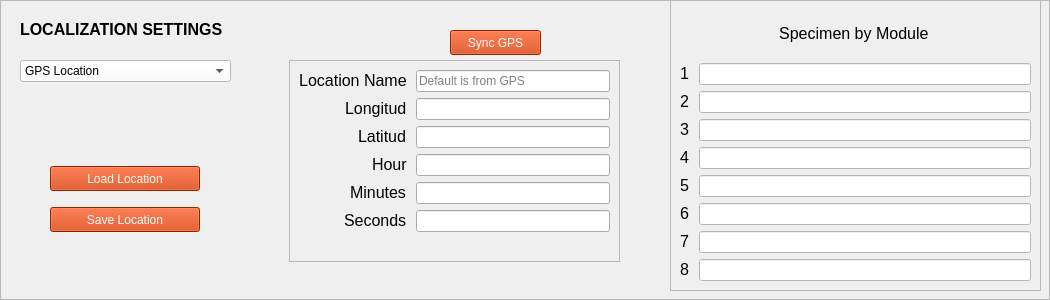
									<widget class="QFrame" name="main_tab_LocalizationSettings_Frame">
										<property name="minimumSize">
											<size>
												<width>1000</width>
												<height>300</height>
											</size>
										</property>
										<property name="maximumSize">
											<size>
												<width>16777215</width>
												<height>16777215</height>
											</size>
										</property>
										<property name="frameShape">
											<enum>QFrame::StyledPanel</enum>
										</property>
										<property name="frameShadow">
											<enum>QFrame::Raised</enum>
										</property>
										<widget class="QLabel" name="main_tab_LocalizationSettings_Label">
											<property name="geometry">
												<rect>
													<x>20</x>
													<y>20</y>
													<width>221</width>
													<height>16</height>
												</rect>
											</property>
											<property name="text">
												<string>&lt;html&gt;&lt;head/&gt;&lt;body&gt;&lt;p&gt;&lt;span style=&quot;
													font-size:12pt; font-weight:600;&quot;&gt;LOCALIZATION SETTINGS&lt;/span&gt;&lt;/p&gt;&lt;/body&gt;&lt;/html&gt;
												</string>
											</property>
										</widget>
										<widget class="QPushButton"
										        name="main_tab_LocalizationSettings_acquire_GPS_Button">
											<property name="geometry">
												<rect>
													<x>450</x>
													<y>30</y>
													<width>91</width>
													<height>25</height>
												</rect>
											</property>
											<property name="minimumSize">
												<size>
													<width>0</width>
													<height>25</height>
												</size>
											</property>
											<property name="maximumSize">
												<size>
													<width>100</width>
													<height>25</height>
												</size>
											</property>
											<property name="layoutDirection">
												<enum>Qt::LeftToRight</enum>
											</property>
											<property name="autoFillBackground">
												<bool>false</bool>
											</property>
											<property name="styleSheet">
												<string notr="true">background-color:rgb(204, 51, 0);
													color: rgb(255, 255, 255);
													font: 12pt &quot;MS Shell Dlg 2&quot;;
												</string>
											</property>
											<property name="text">
												<string>Sync GPS</string>
											</property>
										</widget>
										<widget class="QComboBox" name="main_tab_LocalizationSettings_type_DropBox">
											<property name="geometry">
												<rect>
													<x>20</x>
													<y>60</y>
													<width>211</width>
													<height>22</height>
												</rect>
											</property>
											<property name="styleSheet">
												<string notr="true">background-color: rgb(255, 255, 255);
													font: 12pt &quot;MS Shell Dlg 2&quot;;
													color: rgb(0, 0, 0)
												</string>
											</property>
											<property name="currentText">
												<string>GPS Location</string>
											</property>
											<property name="currentIndex">
												<number>0</number>
											</property>
											<item>
												<property name="text">
													<string>GPS Location</string>
												</property>
											</item>
											<item>
												<property name="text">
													<string>Specimen Location</string>
												</property>
											</item>
										</widget>
										<widget class="QWidget" name="verticalLayoutWidget_3">
											<property name="geometry">
												<rect>
													<x>50</x>
													<y>160</y>
													<width>152</width>
													<height>80</height>
												</rect>
											</property>
											<layout class="QVBoxLayout" name="verticalLayout_8">
												<property name="spacing">
													<number>10</number>
												</property>
												<item>
													<widget class="QPushButton"
													        name="main_tab_LocalizationSettings_LOAD_LOCATION_button">
														<property name="minimumSize">
															<size>
																<width>150</width>
																<height>25</height>
															</size>
														</property>
														<property name="maximumSize">
															<size>
																<width>150</width>
																<height>25</height>
															</size>
														</property>
														<property name="styleSheet">
															<string notr="true">background-color:rgb(204, 51, 0);
																color: rgb(255, 255, 255);
																font: 12pt &quot;MS Shell Dlg 2&quot;;
															</string>
														</property>
														<property name="text">
															<string>Load Location</string>
														</property>
													</widget>
												</item>
												<item>
													<widget class="QPushButton"
													        name="main_tab_LocalizationSettings_SAVE_LOCATION_button">
														<property name="minimumSize">
															<size>
																<width>150</width>
																<height>25</height>
															</size>
														</property>
														<property name="maximumSize">
															<size>
																<width>150</width>
																<height>25</height>
															</size>
														</property>
														<property name="styleSheet">
															<string notr="true">background-color:rgb(204, 51, 0);
																color: rgb(255, 255, 255);
																font: 12pt &quot;MS Shell Dlg 2&quot;;
															</string>
														</property>
														<property name="text">
															<string>Save Location</string>
														</property>
													</widget>
												</item>
											</layout>
										</widget>
										<widget class="QFrame" name="main_tab_location_gps_frame">
											<property name="geometry">
												<rect>
													<x>289</x>
													<y>60</y>
													<width>331</width>
													<height>202</height>
												</rect>
											</property>
											<property name="frameShape">
												<enum>QFrame::StyledPanel</enum>
											</property>
											<property name="frameShadow">
												<enum>QFrame::Raised</enum>
											</property>
											<layout class="QVBoxLayout" name="verticalLayout_5">
												<item>
													<layout class="QFormLayout" name="main_tab_location_gps_layout">
														<property name="labelAlignment">
															<set>Qt::AlignRight|Qt::AlignTrailing|Qt::AlignVCenter</set>
														</property>
														<item row="0" column="0">
															<widget class="QLabel" name="main_tab_longitud_Label">
																<property name="text">
																	<string>&lt;html&gt;&lt;head/&gt;&lt;body&gt;&lt;p
																		align=&quot;right&quot;&gt;&lt;span style=&quot;
																		font-size:12pt;&quot;&gt;Location Name&lt;/span&gt;&lt;/p&gt;&lt;/body&gt;&lt;/html&gt;
																	</string>
																</property>
																<property name="buddy">
																	<cstring>
																		main_tab_LocalizationSettings_Name_lineEdit
																	</cstring>
																</property>
															</widget>
														</item>
														<item row="0" column="1">
															<widget class="QLineEdit"
															        name="main_tab_LocalizationSettings_Name_lineEdit">
																<property name="maximumSize">
																	<size>
																		<width>500</width>
																		<height>16777215</height>
																	</size>
																</property>
																<property name="styleSheet">
																	<string notr="true">background-color: rgb(255, 255,
																		255);
																		font: 12pt &quot;MS Shell Dlg 2&quot;;
																		color: rgb(0, 0, 0)
																	</string>
																</property>
																<property name="maxLength">
																	<number>20</number>
																</property>
																<property name="placeholderText">
																	<string>Default is from GPS</string>
																</property>
															</widget>
														</item>
														<item row="1" column="0">
															<widget class="QLabel"
															        name="main_tab_Localization_longitudLabel">
																<property name="text">
																	<string>&lt;html&gt;&lt;head/&gt;&lt;body&gt;&lt;p&gt;&lt;span
																		style=&quot; font-size:12pt;&quot;&gt;Longitud&lt;/span&gt;&lt;/p&gt;&lt;/body&gt;&lt;/html&gt;
																	</string>
																</property>
																<property name="buddy">
																	<cstring>
																		main_tab_LocalizationSettings_longitudLineEdit
																	</cstring>
																</property>
															</widget>
														</item>
														<item row="1" column="1">
															<widget class="QLineEdit"
															        name="main_tab_LocalizationSettings_longitudLineEdit">
																<property name="styleSheet">
																	<string notr="true">background-color: rgb(255, 255,
																		255);
																		font: 12pt &quot;MS Shell Dlg 2&quot;;
																		color: rgb(0, 0, 0)
																	</string>
																</property>
																<property name="maxLength">
																	<number>10</number>
																</property>
															</widget>
														</item>
														<item row="2" column="0">
															<widget class="QLabel"
															        name="main_tab_Localization_latitudLabel">
																<property name="text">
																	<string>&lt;html&gt;&lt;head/&gt;&lt;body&gt;&lt;p&gt;&lt;span
																		style=&quot; font-size:12pt;&quot;&gt; Latitud&lt;/span&gt;&lt;/p&gt;&lt;/body&gt;&lt;/html&gt;
																	</string>
																</property>
																<property name="buddy">
																	<cstring>
																		main_tab_LocalizationSettings_latitudLineEdit
																	</cstring>
																</property>
															</widget>
														</item>
														<item row="2" column="1">
															<widget class="QLineEdit"
															        name="main_tab_LocalizationSettings_latitudLineEdit">
																<property name="styleSheet">
																	<string notr="true">background-color: rgb(255, 255,
																		255);
																		font: 12pt &quot;MS Shell Dlg 2&quot;;
																		color: rgb(0, 0, 0)
																	</string>
																</property>
																<property name="maxLength">
																	<number>11</number>
																</property>
															</widget>
														</item>
														<item row="3" column="0">
															<widget class="QLabel"
															        name="main_tab_Localization_hourLabel">
																<property name="text">
																	<string>&lt;html&gt;&lt;head/&gt;&lt;body&gt;&lt;p
																		align=&quot;right&quot;&gt;&lt;span style=&quot;
																		font-size:12pt;&quot;&gt;Hour&lt;/span&gt;&lt;/p&gt;&lt;/body&gt;&lt;/html&gt;
																	</string>
																</property>
																<property name="buddy">
																	<cstring>
																		main_tab_LocalizationSettings_hourLineEdit
																	</cstring>
																</property>
															</widget>
														</item>
														<item row="3" column="1">
															<widget class="QLineEdit"
															        name="main_tab_LocalizationSettings_hourLineEdit">
																<property name="styleSheet">
																	<string notr="true">background-color: rgb(255, 255,
																		255);
																		font: 12pt &quot;MS Shell Dlg 2&quot;;
																		color: rgb(0, 0, 0)
																	</string>
																</property>
																<property name="maxLength">
																	<number>2</number>
																</property>
															</widget>
														</item>
														<item row="4" column="0">
															<widget class="QLabel"
															        name="main_tab_Localization_minutesLabel">
																<property name="text">
																	<string>&lt;html&gt;&lt;head/&gt;&lt;body&gt;&lt;p&gt;&lt;span
																		style=&quot; font-size:12pt;&quot;&gt;Minutes&lt;/span&gt;&lt;/p&gt;&lt;/body&gt;&lt;/html&gt;
																	</string>
																</property>
																<property name="buddy">
																	<cstring>
																		main_tab_LocalizationSettings_minutesLineEdit
																	</cstring>
																</property>
															</widget>
														</item>
														<item row="4" column="1">
															<widget class="QLineEdit"
															        name="main_tab_LocalizationSettings_minutesLineEdit">
																<property name="styleSheet">
																	<string notr="true">background-color: rgb(255, 255,
																		255);
																		font: 12pt &quot;MS Shell Dlg 2&quot;;
																		color: rgb(0, 0, 0)
																	</string>
																</property>
																<property name="maxLength">
																	<number>2</number>
																</property>
															</widget>
														</item>
														<item row="5" column="0">
															<widget class="QLabel"
															        name="main_tab_Localization_secondsLabel">
																<property name="text">
																	<string>&lt;html&gt;&lt;head/&gt;&lt;body&gt;&lt;p&gt;&lt;span
																		style=&quot; font-size:12pt;&quot;&gt;Seconds&lt;/span&gt;&lt;/p&gt;&lt;/body&gt;&lt;/html&gt;
																	</string>
																</property>
																<property name="buddy">
																	<cstring>
																		main_tab_LocalizationSettings_secondsLineEdit
																	</cstring>
																</property>
															</widget>
														</item>
														<item row="5" column="1">
															<widget class="QLineEdit"
															        name="main_tab_LocalizationSettings_secondsLineEdit">
																<property name="styleSheet">
																	<string notr="true">background-color: rgb(255, 255,
																		255);
																		font: 12pt &quot;MS Shell Dlg 2&quot;;
																		color: rgb(0, 0, 0)
																	</string>
																</property>
																<property name="maxLength">
																	<number>2</number>
																</property>
															</widget>
														</item>
													</layout>
												</item>
											</layout>
										</widget>
										<widget class="QFrame" name="specimen_location_frame">
											<property name="geometry">
												<rect>
													<x>670</x>
													<y>0</y>
													<width>371</width>
													<height>291</height>
												</rect>
											</property>
											<property name="frameShape">
												<enum>QFrame::StyledPanel</enum>
											</property>
											<property name="frameShadow">
												<enum>QFrame::Raised</enum>
											</property>
											<layout class="QVBoxLayout" name="verticalLayout_6">
												<item>
													<layout class="QVBoxLayout" name="specimen_location_layout">
														<item alignment="Qt::AlignHCenter">
															<widget class="QLabel" name="label">
																<property name="text">
																	<string>&lt;html&gt;&lt;head/&gt;&lt;body&gt;&lt;p
																		align=&quot;center&quot;&gt;&lt;span style=&quot;
																		font-size:12pt;&quot;&gt;Specimen by Module&lt;/span&gt;&lt;/p&gt;&lt;/body&gt;&lt;/html&gt;
																	</string>
																</property>
															</widget>
														</item>
														<item>
															<layout class="QFormLayout" name="formLayout">
																<item row="0" column="0">
																	<widget class="QLabel"
																	        name="main_tab_module_loc_Label_1">
																		<property name="text">
																			<string>&lt;html&gt;&lt;head/&gt;&lt;body&gt;&lt;p&gt;&lt;span
																				style=&quot; font-size:12pt;&quot;&gt;1&lt;/span&gt;&lt;/p&gt;&lt;/body&gt;&lt;/html&gt;
																			</string>
																		</property>
																		<property name="buddy">
																			<cstring>main_tab_module_loc_LineEdit_1
																			</cstring>
																		</property>
																	</widget>
																</item>
																<item row="0" column="1">
																	<widget class="QLineEdit"
																	        name="main_tab_module_loc_LineEdit_1">
																		<property name="styleSheet">
																			<string notr="true">background-color:
																				rgb(255, 255, 255);
																				font: 12pt &quot;MS Shell Dlg 2&quot;;
																				color: rgb(0, 0, 0)
																			</string>
																		</property>
																		<property name="maxLength">
																			<number>30</number>
																		</property>
																	</widget>
																</item>
																<item row="1" column="0">
																	<widget class="QLabel"
																	        name="main_tab_module_loc_Label_2">
																		<property name="text">
																			<string>&lt;html&gt;&lt;head/&gt;&lt;body&gt;&lt;p&gt;&lt;span
																				style=&quot; font-size:12pt;&quot;&gt;2&lt;/span&gt;&lt;/p&gt;&lt;/body&gt;&lt;/html&gt;
																			</string>
																		</property>
																		<property name="buddy">
																			<cstring>main_tab_module_loc_LineEdit_2
																			</cstring>
																		</property>
																	</widget>
																</item>
																<item row="1" column="1">
																	<widget class="QLineEdit"
																	        name="main_tab_module_loc_LineEdit_2">
																		<property name="styleSheet">
																			<string notr="true">background-color:
																				rgb(255, 255, 255);
																				font: 12pt &quot;MS Shell Dlg 2&quot;;
																				color: rgb(0, 0, 0)
																			</string>
																		</property>
																		<property name="maxLength">
																			<number>30</number>
																		</property>
																	</widget>
																</item>
																<item row="2" column="0">
																	<widget class="QLabel"
																	        name="main_tab_module_loc_Label_3">
																		<property name="text">
																			<string>&lt;html&gt;&lt;head/&gt;&lt;body&gt;&lt;p&gt;&lt;span
																				style=&quot; font-size:12pt;&quot;&gt;3&lt;/span&gt;&lt;/p&gt;&lt;/body&gt;&lt;/html&gt;
																			</string>
																		</property>
																		<property name="buddy">
																			<cstring>main_tab_module_loc_LineEdit_3
																			</cstring>
																		</property>
																	</widget>
																</item>
																<item row="2" column="1">
																	<widget class="QLineEdit"
																	        name="main_tab_module_loc_LineEdit_3">
																		<property name="styleSheet">
																			<string notr="true">background-color:
																				rgb(255, 255, 255);
																				font: 12pt &quot;MS Shell Dlg 2&quot;;
																				color: rgb(0, 0, 0)
																			</string>
																		</property>
																		<property name="maxLength">
																			<number>30</number>
																		</property>
																	</widget>
																</item>
																<item row="3" column="0">
																	<widget class="QLabel"
																	        name="main_tab_module_loc_Label_4">
																		<property name="text">
																			<string>&lt;html&gt;&lt;head/&gt;&lt;body&gt;&lt;p&gt;&lt;span
																				style=&quot; font-size:12pt;&quot;&gt;4&lt;/span&gt;&lt;/p&gt;&lt;/body&gt;&lt;/html&gt;
																			</string>
																		</property>
																		<property name="buddy">
																			<cstring>main_tab_module_loc_LineEdit_4
																			</cstring>
																		</property>
																	</widget>
																</item>
																<item row="3" column="1">
																	<widget class="QLineEdit"
																	        name="main_tab_module_loc_LineEdit_4">
																		<property name="styleSheet">
																			<string notr="true">background-color:
																				rgb(255, 255, 255);
																				font: 12pt &quot;MS Shell Dlg 2&quot;;
																				color: rgb(0, 0, 0)
																			</string>
																		</property>
																		<property name="maxLength">
																			<number>30</number>
																		</property>
																	</widget>
																</item>
																<item row="4" column="0">
																	<widget class="QLabel"
																	        name="main_tab_module_loc_Label_5">
																		<property name="text">
																			<string>&lt;html&gt;&lt;head/&gt;&lt;body&gt;&lt;p&gt;&lt;span
																				style=&quot; font-size:12pt;&quot;&gt;5&lt;/span&gt;&lt;/p&gt;&lt;/body&gt;&lt;/html&gt;
																			</string>
																		</property>
																		<property name="buddy">
																			<cstring>main_tab_module_loc_LineEdit_5
																			</cstring>
																		</property>
																	</widget>
																</item>
																<item row="4" column="1">
																	<widget class="QLineEdit"
																	        name="main_tab_module_loc_LineEdit_5">
																		<property name="styleSheet">
																			<string notr="true">background-color:
																				rgb(255, 255, 255);
																				font: 12pt &quot;MS Shell Dlg 2&quot;;
																				color: rgb(0, 0, 0)
																			</string>
																		</property>
																		<property name="maxLength">
																			<number>30</number>
																		</property>
																	</widget>
																</item>
																<item row="5" column="0">
																	<widget class="QLabel"
																	        name="main_tab_module_loc_Label_6">
																		<property name="text">
																			<string>&lt;html&gt;&lt;head/&gt;&lt;body&gt;&lt;p&gt;&lt;span
																				style=&quot; font-size:12pt;&quot;&gt;6&lt;/span&gt;&lt;/p&gt;&lt;/body&gt;&lt;/html&gt;
																			</string>
																		</property>
																		<property name="buddy">
																			<cstring>main_tab_module_loc_LineEdit_6
																			</cstring>
																		</property>
																	</widget>
																</item>
																<item row="5" column="1">
																	<widget class="QLineEdit"
																	        name="main_tab_module_loc_LineEdit_6">
																		<property name="styleSheet">
																			<string notr="true">background-color:
																				rgb(255, 255, 255);
																				font: 12pt &quot;MS Shell Dlg 2&quot;;
																				color: rgb(0, 0, 0)
																			</string>
																		</property>
																		<property name="maxLength">
																			<number>30</number>
																		</property>
																	</widget>
																</item>
																<item row="6" column="0">
																	<widget class="QLabel"
																	        name="main_tab_module_loc_Label_7">
																		<property name="text">
																			<string>&lt;html&gt;&lt;head/&gt;&lt;body&gt;&lt;p&gt;&lt;span
																				style=&quot; font-size:12pt;&quot;&gt;7&lt;/span&gt;&lt;/p&gt;&lt;/body&gt;&lt;/html&gt;
																			</string>
																		</property>
																		<property name="buddy">
																			<cstring>main_tab_module_loc_LineEdit_7
																			</cstring>
																		</property>
																	</widget>
																</item>
																<item row="6" column="1">
																	<widget class="QLineEdit"
																	        name="main_tab_module_loc_LineEdit_7">
																		<property name="styleSheet">
																			<string notr="true">background-color:
																				rgb(255, 255, 255);
																				font: 12pt &quot;MS Shell Dlg 2&quot;;
																				color: rgb(0, 0, 0)
																			</string>
																		</property>
																		<property name="maxLength">
																			<number>30</number>
																		</property>
																	</widget>
																</item>
																<item row="7" column="0">
																	<widget class="QLabel"
																	        name="main_tab_module_loc_Label_8">
																		<property name="text">
																			<string>&lt;html&gt;&lt;head/&gt;&lt;body&gt;&lt;p&gt;&lt;span
																				style=&quot; font-size:12pt;&quot;&gt;8&lt;/span&gt;&lt;/p&gt;&lt;/body&gt;&lt;/html&gt;
																			</string>
																		</property>
																		<property name="buddy">
																			<cstring>main_tab_module_loc_LineEdit_8
																			</cstring>
																		</property>
																	</widget>
																</item>
																<item row="7" column="1">
																	<widget class="QLineEdit"
																	        name="main_tab_module_loc_LineEdit_8">
																		<property name="styleSheet">
																			<string notr="true">background-color:
																				rgb(255, 255, 255);
																				font: 12pt &quot;MS Shell Dlg 2&quot;;
																				color: rgb(0, 0, 0)
																			</string>
																		</property>
																		<property name="maxLength">
																			<number>30</number>
																		</property>
																	</widget>
																</item>
															</layout>
														</item>
													</layout>
												</item>
											</layout>
										</widget>
									</widget>
